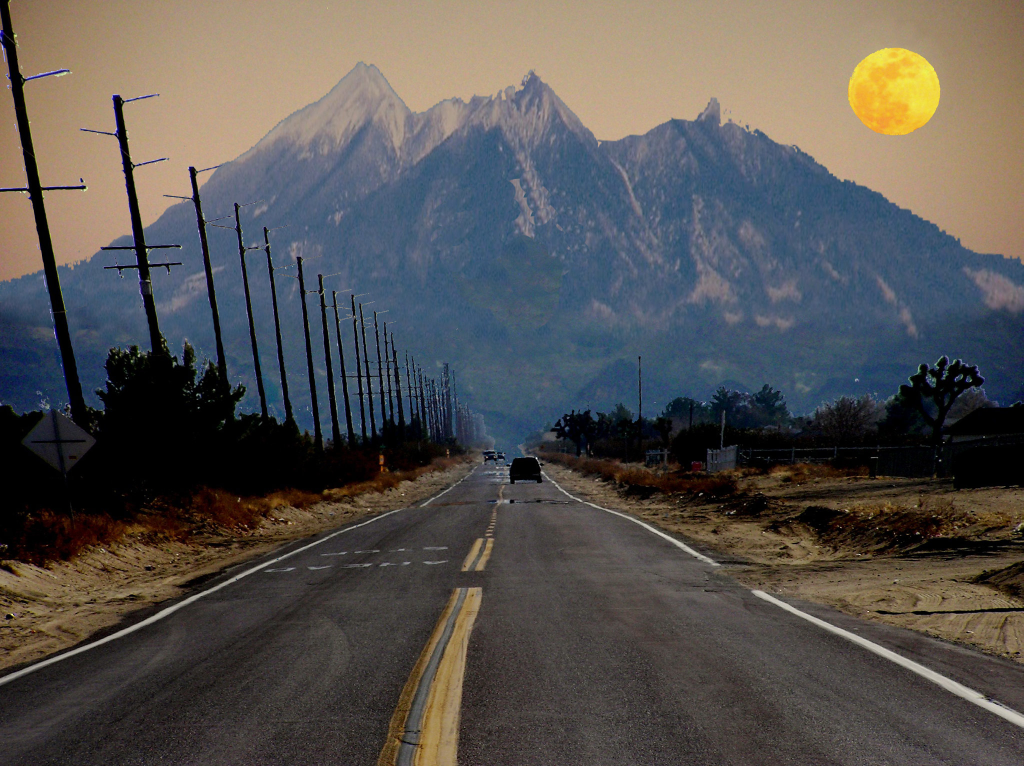
#> input picture Lecture 12/image/mountain.jpg, 2047 x 1532 px, found by its file name (shown at 1/2 size)
$ python id_202033454_lab12.py
#> lines starting #> are read from the running program, lines starting #| are printed output that depends on the picture; after the words box and inside, x2 and y2 are one past the last pixel; in counts of white or black regions, pixels touching at a corner belong together
import math
import cv2

src = cv2.imread("/Users/eedo_y/OpenSource/Lecture 12/image/mountain.jpg")
#> src is the input picture: shape (1532, 2047, 3); mean B, G, R 80.7, 83.2, 86.4

if src is None:
    print('Image open failed!')
    sys.exit()

dst = src.copy()

# 원 그리기
gray = cv2.cvtColor(src,cv2.COLOR_BGR2GRAY)
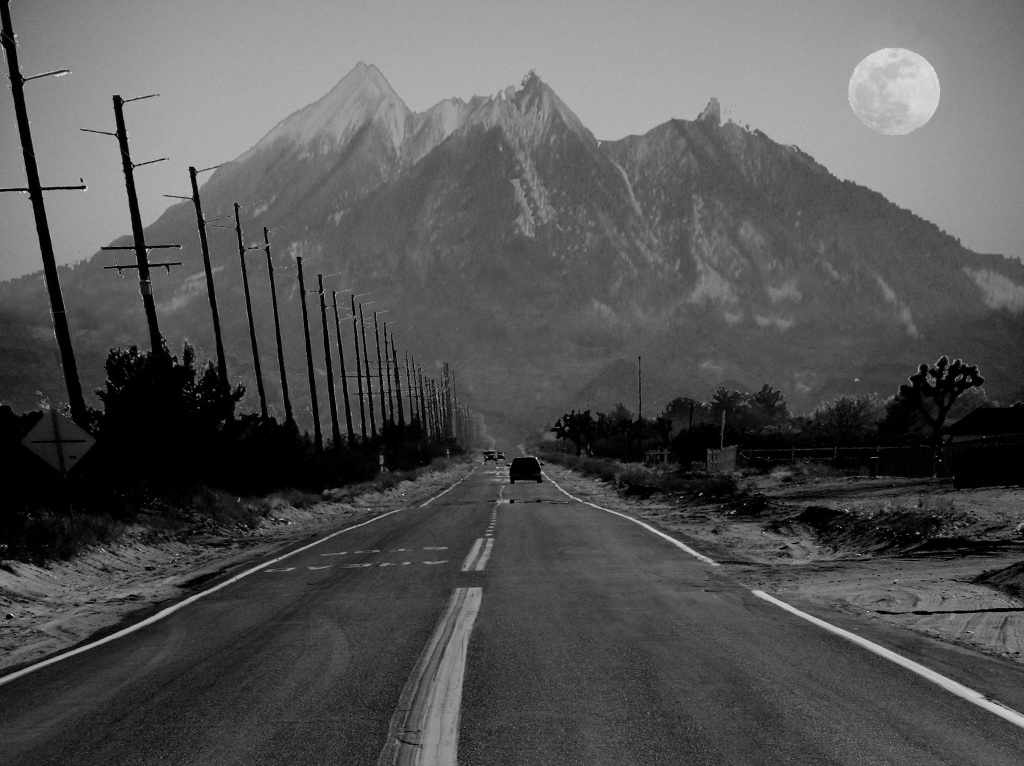
#> gray: shape (1532, 2047) (shown at 1/2 size); min 0, max 254, mean 83.9

circles = cv2.HoughCircles(gray,cv2.HOUGH_GRADIENT, 1, 50,
                            param1=328, param2=10, minRadius=90, maxRadius=96)
#> circles = [[1789.5, 186.5, 91.6]]

for circle in circles[0]:
    x,y,r = int(circle[0]), int(circle[1]),int(circle[2])
    cv2.circle(dst,(x,y),r ,(255,255,255),5)
#> this loop made 1 pass
#> (circle, x, y, r) on pass 1: ([1789.5, 186.5, 91.6], 1789, 186, 91)
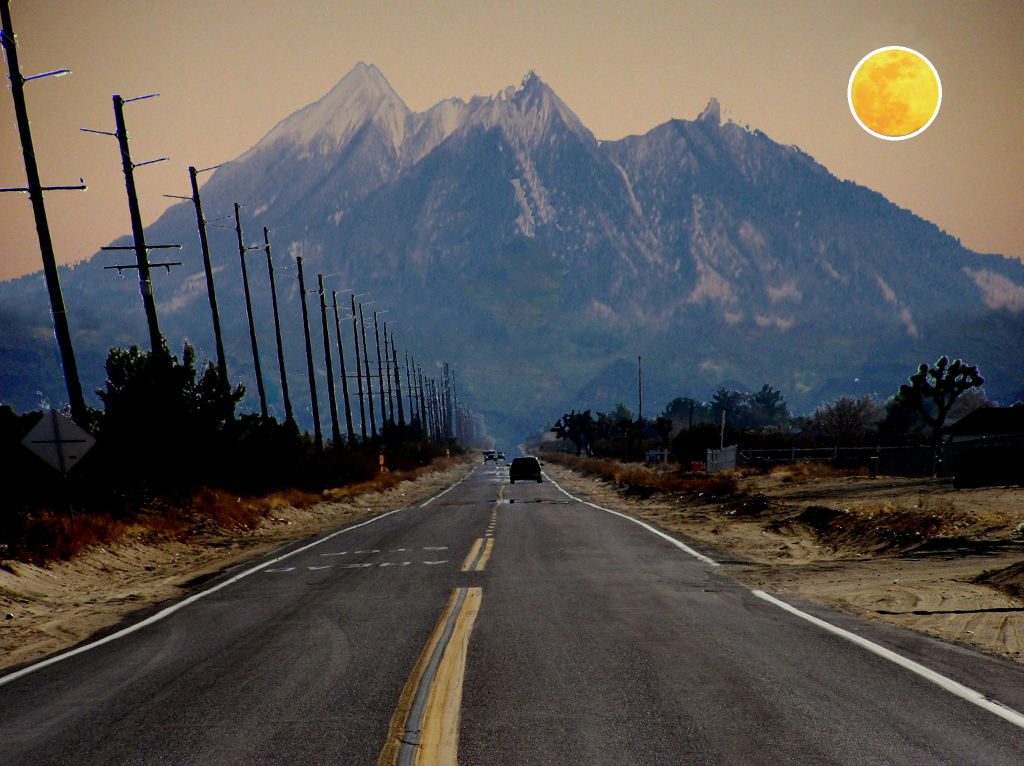
#> dst: shape (1532, 2047, 3) (shown at 1/2 size); 0.13% of pixels changed, all inside (x1, y1, x2, y2) = (1695, 92, 1884, 281)

# 라인 그리기

canny = cv2.Canny(gray,5500,2000,apertureSize=5, L2gradient = True)
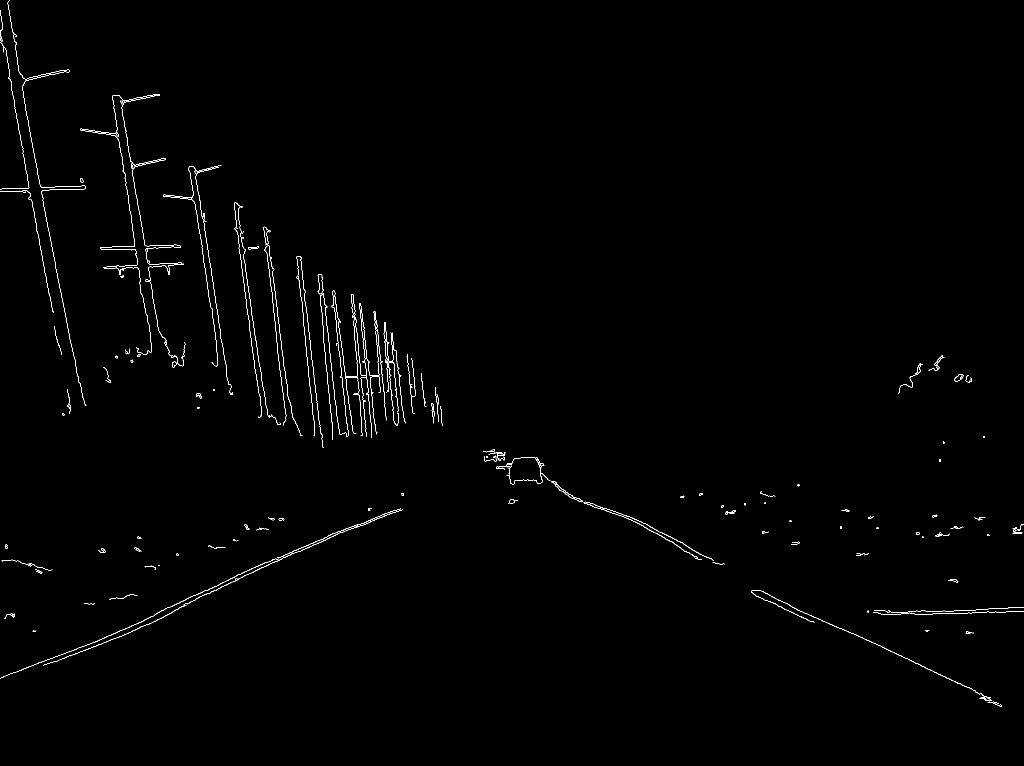
#> canny: shape (1532, 2047) (shown at 1/2 size); 0.64% white in thin lines or dots
lines = cv2.HoughLinesP(canny, 0.8, math.pi / 180 , 90 , minLineLength = 10 , maxLineGap = 100)
#> lines = 51 rows, first 6: [593, 513, 629, 859], [471, 1159, 771, 1026], [51, 219, 154, 749], [1754, 1288, 1981, 1399], [320, 1222, 440, 1168], [472, 405, 517, 724]

print("Number of detected lines =", len(lines))
#| Number of detected lines = 51

for i in lines :
    cv2.line(dst, (int(i[0][0]), int(i[0][1])) ,(int(i[0][2]) ,int(i[0][3])), (0,0,255), 2 )
#> this loop made 51 passes
#> i on passes 1 to 12: [[593, 513, 629, 859]], [[471, 1159, 771, 1026]], [[51, 219, 154, 749]], [[1754, 1288, 1981, 1399]], [[320, 1222, 440, 1168]], [[472, 405, 517, 724]], [[388, 334, 404, 433]], [[1723, 1274, 2003, 1410]], [[389, 336, 461, 789]], [[471, 1158, 718, 1048]], [[665, 582, 696, 871]], [[2, 60, 73, 462]]
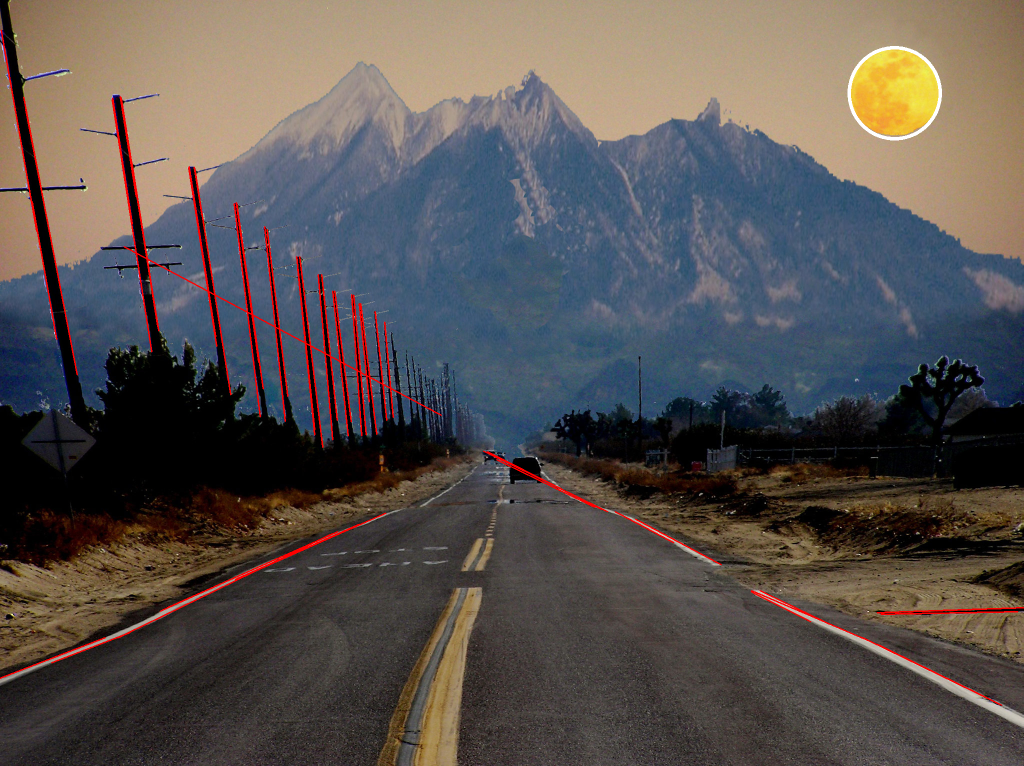
#> dst: shape (1532, 2047, 3) (shown at 1/2 size); 1.2% of pixels changed, all inside (x1, y1, x2, y2) = (0, 59, 2047, 1412)


cv2.imshow("Detected Circles", dst)
cv2.waitKey()
cv2.destroyAllWindows()

$ run again, with Lecture 12/image/road.jpg copied over Lecture 12/image/mountain.jpg
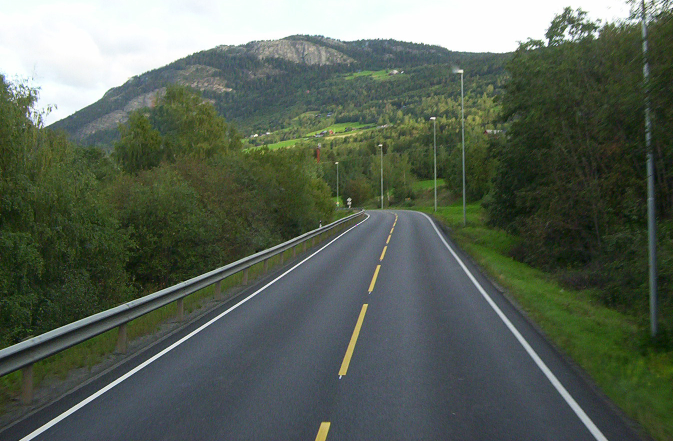
#> input picture Lecture 12/image/road.jpg, 1346 x 882 px, found by its file name (shown at 1/2 size)
#> src is the input picture: shape (882, 1346, 3); mean B, G, R 87, 99.6, 89.3
#> circles = [[671.5, 345.5, 91], [616.5, 368.5, 93.2]]
#> the loop `for circle in circles[0]:` made 2 passes
#> (circle, x, y, r) on passes 1 to 2: ([671.5, 345.5, 91], 671, 345, 91), ([616.5, 368.5, 93.2], 616, 368, 93)
#> `canny = cv2.Canny(gray,5500,2000,apertureSize=5, L2gradient = True)`:
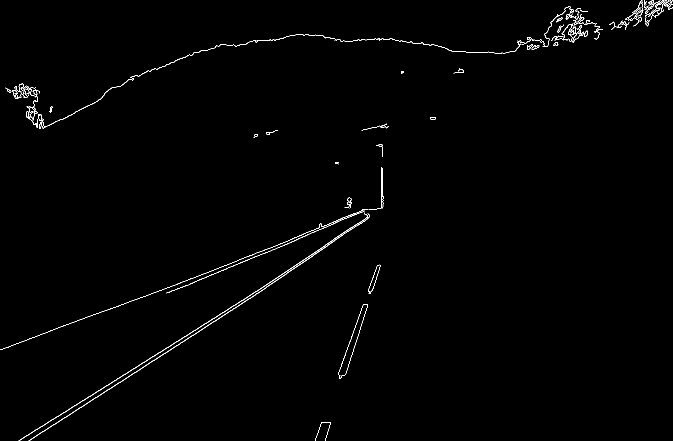
#> canny: shape (882, 1346) (shown at 1/2 size); 0.75% white in thin lines or dots
#> lines = 14 rows, first 6: [38, 880, 610, 522], [132, 834, 560, 556], [38, 881, 270, 736], [3, 699, 203, 623], [231, 614, 765, 409], [533, 573, 594, 533]
#| Number of detected lines = 14
#> the loop `for i in lines :` made 14 passes
#> after the loop `for i in lines :`:
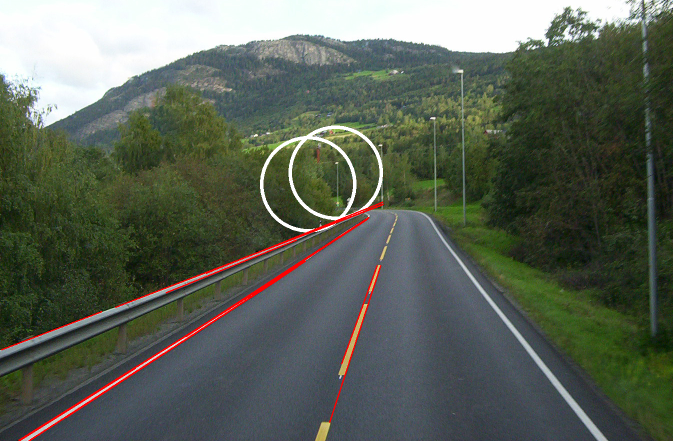
#> dst: shape (882, 1346, 3) (shown at 1/2 size); mean B, G, R 87, 99.3, 91.5
